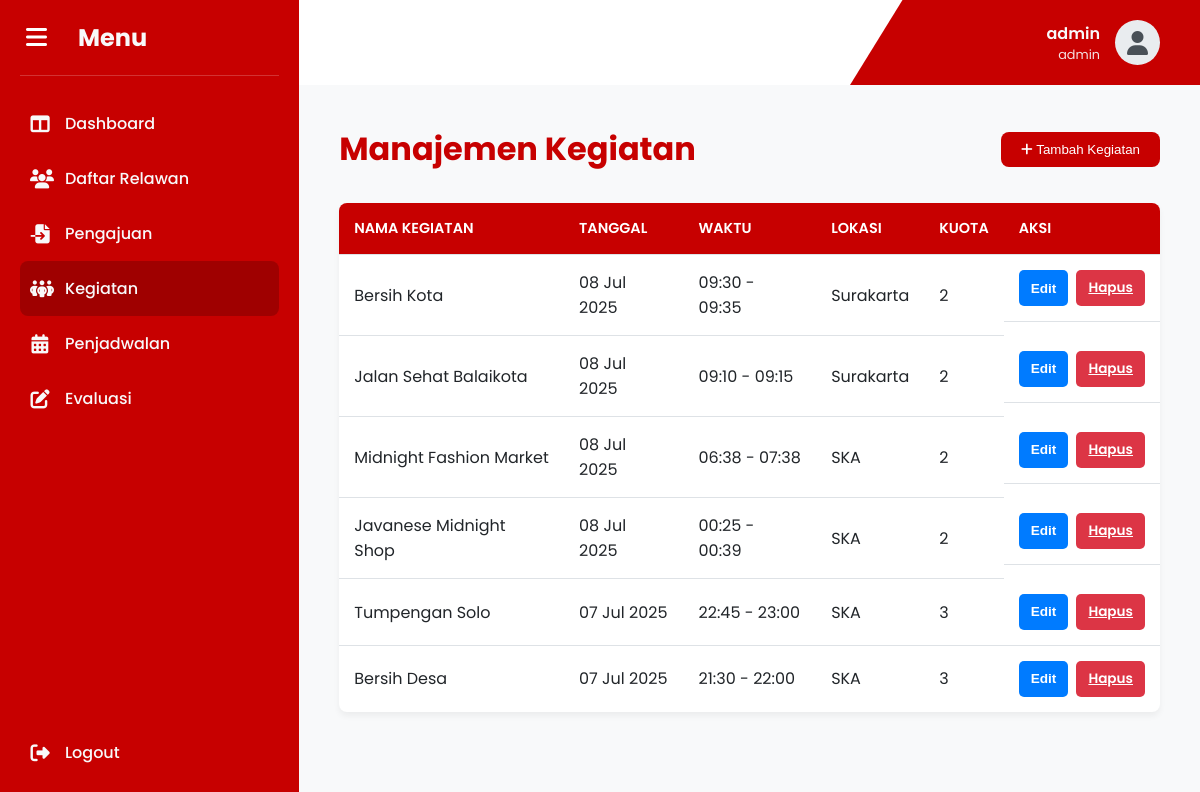
The app's page /kegiatan.php (signed in) with its own data.
### tables this page shows
CREATE TABLE `kegiatan` (
  `id` int(11) NOT NULL,
  `nama_kegiatan` varchar(100) NOT NULL,
  `tanggal` date NOT NULL,
  `waktu_mulai` time DEFAULT NULL,
  `waktu_selesai` time DEFAULT NULL,
  `lokasi` varchar(255) DEFAULT NULL,
  `deskripsi` text NOT NULL,
  `kategori` varchar(100) NOT NULL,
  `kuota_relawan` int(11) NOT NULL,
  `perlengkapan` text DEFAULT NULL,
  `catatan` text DEFAULT NULL,
  `status` enum('aktif','nonaktif') DEFAULT 'aktif'
);

### kegiatan.php (the view, shortened to what this page needs)
<?php
require_once 'config/db.php';
$result = $conn->query("SELECT * FROM kegiatan ORDER BY tanggal DESC, waktu_mulai DESC");
$kegiatan = $result ? $result->fetch_all(MYSQLI_ASSOC) : [];
function safe($val) {
    return ($val === null || $val === '' || $val === false) ? '-' : htmlspecialchars($val);
}
?>
<!DOCTYPE html>
<html lang="id">
<head>
    <link rel="stylesheet" href="https://cdnjs.cloudflare.com/ajax/libs/font-awesome/6.1.1/css/all.min.css">
</head>
<body>
    <div class="dashboard-container">
        <aside class="sidebar">
            <div class="sidebar-header">
                <button id="menu-toggle"><i class="fa-solid fa-bars"></i></button>
                <h2>Menu</h2>
            </div>
            <nav class="sidebar-nav">
                <ul>
                    <li><a href="dashboard-admin.php"><i class="fa-solid fa-table-columns nav-icon"></i><span>Dashboard</span></a></li>
                    <li><a href="daftar-relawan.php"><i class="fa-solid fa-users nav-icon"></i><span>Daftar Relawan</span></a></li>
                    <li><a href="pengajuan.php"><i class="fa-solid fa-file-import nav-icon"></i><span>Pengajuan</span></a></li>
                    <li class="active"><a href="kegiatan.php"><i class="fa-solid fa-people-group nav-icon"></i><span>Kegiatan</span></a></li>
                    <li><a href="penjadwalan.php"><i class="fa-solid fa-calendar-days nav-icon"></i><span>Penjadwalan</span></a></li>
                    <li><a href="evaluasi-main.php"><i class="fa-solid fa-pen-to-square nav-icon"></i><span>Evaluasi</span></a></li>
                </ul>
            </nav>
            <div class="sidebar-footer">
                <nav class="sidebar-nav">
                    <ul>
                        <li><a href="logout.php"><i class="fa-solid fa-right-from-bracket nav-icon"></i><span>Logout</span></a></li>
                    </ul>
                </nav>
            </div>
        </aside>
        <main class="main-content">
            <header class="main-header">
                <div class="header-shape"></div>
                <div class="user-profile">
                    <div class="user-info">
                        <div class="user-name"><?= htmlspecialchars($_SESSION['username']) ?></div>
                        <div class="user-email"><?= htmlspecialchars($_SESSION['email']) ?></div>
                    </div>
                    <div class="user-avatar">
                        <i class="fa-solid fa-user"></i>
                    </div>
                </div>
            </header>
            <section class="content-area">
                <div class="section-header">
                    <h2>Manajemen Kegiatan</h2>
                    <button class="add-button" onclick="openModal()"><i class="fas fa-plus"></i> Tambah Kegiatan</button>
                </div>
                <table class="data-table">
                    <thead>
                        <tr>
                            <th>Nama Kegiatan</th>
                            <th>Tanggal</th>
                            <th>Waktu</th>
                            <th>Lokasi</th>
                            <th>Kuota</th>
                            <th>Aksi</th>
                        </tr>
                    </thead>
                    <tbody>
                    <?php if (empty($kegiatan)): ?>
                        <tr><td colspan="6" class="empty-table-message">Belum ada kegiatan yang ditambahkan.</td></tr>
                    <?php else: foreach ($kegiatan as $k): ?>
                        <tr>
                            <td><?= safe($k['nama_kegiatan']) ?></td>
                            <td><?= safe(date('d M Y', strtotime($k['tanggal']))) ?></td>
                            <td><?= safe(substr($k['waktu_mulai'],0,5)) ?> - <?= safe(substr($k['waktu_selesai'],0,5)) ?></td>
                            <td><?= safe($k['lokasi']) ?></td>
                            <td><?= safe($k['kuota_relawan']) ?></td>
                            <td class="action-buttons-cell">
                                <button class="action-button button-edit" onclick="editActivity(<?= $k['id'] ?>, <?= htmlspecialchars(json_encode($k), ENT_QUOTES, 'UTF-8') ?>)">Edit</button>
                                <a href="kegiatan.php?delete=<?= $k['id'] ?>" class="action-button button-delete" onclick="return confirm('Yakin ingin menghapus kegiatan ini?')">Hapus</a>
                            </td>
                        </tr>
                    <?php endforeach; endif; ?>
                    </tbody>
                </table>
            </section>
        </main>
    </div>
</body>
</html>

### kegiatan.php (style rules this page uses)
:root { --primary-red: #C70000; --bg-light: #F8F9FA; --text-dark: #212529; --text-light: #f8f9fa; --border-color: #dee2e6; --primary-color: #6A38C2; --primary-light: #F0EBf9; --secondary-color: #CC0000; }
body, html { margin: 0; padding: 0; font-family: 'Poppins', sans-serif; background-color: var(--bg-light); color: var(--text-dark); min-height: 100vh; display: flex; flex-direction: column; }
.dashboard-container { display: flex; min-height: 100vh; }
.sidebar { width: 260px; background-color: var(--primary-red); color: var(--text-light); padding: 20px; display: flex; flex-direction: column; position:relative; z-index: 10; transition: width 0.3s ease; }
.sidebar-header { display: flex; align-items: center; gap: 15px; padding-bottom: 20px; border-bottom: 1px solid rgba(255, 255, 255, 0.2); margin-bottom: 20px; justify-content: flex-start; }
#menu-toggle { background: none; border: none; color: white; font-size: 1.5rem; cursor: pointer; margin-right: 10px; }
.sidebar-header { display:flex; align-items:center; gap:15px; padding-bottom:20px; border-bottom:1px solid rgba(255,255,255,0.2); margin-bottom:20px; justify-content:flex-start; }
.sidebar-header h2 { margin:0; font-size:1.5rem; }
.sidebar-nav ul { list-style:none; padding:0; margin:0; }
.sidebar-nav li a { display:flex; align-items:center; gap:15px; padding:15px 10px; border-radius:8px; color:var(--text-light); text-decoration:none; font-weight:500; transition:background-color 0.3s; position:relative; }
.sidebar-nav li a:hover, .sidebar-nav li.active a { background-color:rgba(0,0,0,0.2); }
.sidebar-nav li a .nav-icon { font-size:1.2rem; width:20px; text-align:center; flex-shrink:0; }
.sidebar-footer { margin-top:auto; }
.main-content { flex-grow: 1; display: flex; flex-direction: column; min-height: 100vh; }
.main-content .main-header { display: flex; justify-content: flex-end; align-items: center; padding: 20px 40px; background-color: #fff; position: relative; overflow: hidden; }
.header-shape { position: absolute; top: 0; right: 0; width: 350px; height: 100%; background-color: var(--primary-red); clip-path: polygon(15% 0, 100% 0, 100% 100%, 0% 100%); }
.user-profile { display: flex; align-items: center; gap: 15px; position: relative; z-index: 1; }
.user-avatar { width: 45px; height: 45px; border-radius: 50%; background-color: #e9ecef; display: flex; justify-content: center; align-items: center; color: #495057; font-size: 1.5rem; }
.user-info { color: var(--text-light); text-align: right; }
.user-info .user-name { font-weight: 600; }
.user-info .user-email { font-size: 0.8rem; opacity: 0.9; }
.content-area { padding: 40px; flex-grow: 1; }
.section-header { display: flex; justify-content: space-between; align-items: center; margin-bottom: 30px; }
.section-header h2 { font-size: 2rem; margin: 0; color: var(--primary-red); }
.add-button { background-color: var(--primary-red); color: #fff; border: none; padding: 10px 20px; border-radius: 8px; cursor: pointer; font-weight: 500; transition: background-color 0.3s; }
.data-table { width: 100%; border-collapse: collapse; margin-top: 20px; background-color: #fff; box-shadow: 0 4px 6px rgba(0, 0, 0, 0.05); border-radius: 8px; overflow: hidden; }
.data-table th, .data-table td { padding: 15px; text-align: left; border-bottom: 1px solid var(--border-color); }
.data-table th { background-color: var(--primary-red); color: #fff; font-weight: 600; text-transform: uppercase; font-size: 0.9rem; }
.data-table tbody tr:last-child td { border-bottom: none; }
.action-buttons-cell { display: flex; gap: 8px; }
.action-button { padding: 8px 12px; border: none; border-radius: 5px; cursor: pointer; font-size: 0.85rem; font-weight: 600; transition: background-color 0.2s; }
.button-edit { background-color: #007bff; color: #fff; }
.button-delete { background-color: #dc3545; color: #fff; }

### records on screen
kegiatan: nama_kegiatan "Bersih Kota", tanggal "08 Jul 2025", waktu_mulai "09:30", waktu_selesai "09:35", lokasi "Surakarta", kuota_relawan "2"
kegiatan: nama_kegiatan "Jalan Sehat Balaikota", tanggal "08 Jul 2025", waktu_mulai "09:10", waktu_selesai "09:15", lokasi "Surakarta", kuota_relawan "2"
kegiatan: nama_kegiatan "Midnight Fashion Market", tanggal "08 Jul 2025", waktu_mulai "06:38", waktu_selesai "07:38", lokasi "SKA", kuota_relawan "2"
kegiatan: nama_kegiatan "Javanese Midnight Shop", tanggal "08 Jul 2025", waktu_mulai "00:25", waktu_selesai "00:39", lokasi "SKA", kuota_relawan "2"
kegiatan: nama_kegiatan "Tumpengan Solo", tanggal "07 Jul 2025", waktu_mulai "22:45", waktu_selesai "23:00", lokasi "SKA", kuota_relawan "3"
kegiatan: nama_kegiatan "Bersih Desa", tanggal "07 Jul 2025", waktu_mulai "21:30", waktu_selesai "22:00", lokasi "SKA", kuota_relawan "3"

### other values on screen
$_SESSION['username'] "admin"
$_SESSION['email'] "admin"
